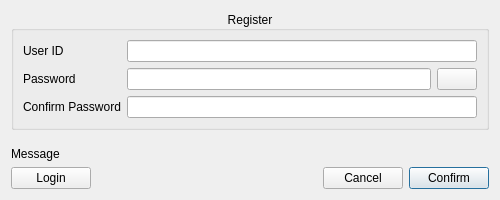
<?xml version="1.0" encoding="UTF-8"?>
<ui version="4.0">
 <class>dl_Register</class>
 <widget class="QDialog" name="dl_Register">
  <property name="windowModality">
   <enum>Qt::WindowModality::WindowModal</enum>
  </property>
  <property name="geometry">
   <rect>
    <x>0</x>
    <y>0</y>
    <width>500</width>
    <height>200</height>
   </rect>
  </property>
  <property name="windowTitle">
   <string>ScorMSG  -  Register</string>
  </property>
  <property name="windowIcon">
   <iconset resource="../../Icons/Icons.qrc">
    <normaloff>:/General/App_Icon.png</normaloff>:/General/App_Icon.png</iconset>
  </property>
  <layout class="QGridLayout" name="gridLayout">
   <item row="3" column="4">
    <widget class="QPushButton" name="pb_Confirm">
     <property name="text">
      <string>Confirm</string>
     </property>
     <property name="icon">
      <iconset resource="../../Icons/Icons.qrc">
       <normaloff>:/General/Check.png</normaloff>:/General/Check.png</iconset>
     </property>
     <property name="default">
      <bool>true</bool>
     </property>
    </widget>
   </item>
   <item row="3" column="1">
    <spacer name="horizontalSpacer">
     <property name="orientation">
      <enum>Qt::Orientation::Horizontal</enum>
     </property>
     <property name="sizeHint" stdset="0">
      <size>
       <width>40</width>
       <height>20</height>
      </size>
     </property>
    </spacer>
   </item>
   <item row="1" column="1" colspan="4">
    <spacer name="verticalSpacer">
     <property name="orientation">
      <enum>Qt::Orientation::Vertical</enum>
     </property>
     <property name="sizeHint" stdset="0">
      <size>
       <width>20</width>
       <height>40</height>
      </size>
     </property>
    </spacer>
   </item>
   <item row="3" column="3">
    <widget class="QPushButton" name="pb_Cancel">
     <property name="text">
      <string>Cancel</string>
     </property>
     <property name="icon">
      <iconset resource="../../Icons/Icons.qrc">
       <normaloff>:/General/Cancel.png</normaloff>:/General/Cancel.png</iconset>
     </property>
    </widget>
   </item>
   <item row="3" column="0">
    <widget class="QPushButton" name="pb_Login">
     <property name="text">
      <string>Login</string>
     </property>
     <property name="icon">
      <iconset resource="../../Icons/Icons.qrc">
       <normaloff>:/General/Login.png</normaloff>:/General/Login.png</iconset>
     </property>
    </widget>
   </item>
   <item row="2" column="0" colspan="5">
    <widget class="QLabel" name="lb_Message">
     <property name="text">
      <string>Message</string>
     </property>
    </widget>
   </item>
   <item row="0" column="0" colspan="5">
    <widget class="QGroupBox" name="groupBox">
     <property name="title">
      <string>Register</string>
     </property>
     <property name="alignment">
      <set>Qt::AlignmentFlag::AlignCenter</set>
     </property>
     <layout class="QGridLayout" name="gridLayout_2">
      <item row="1" column="1">
       <widget class="QLineEdit" name="le_Password">
        <property name="echoMode">
         <enum>QLineEdit::EchoMode::Password</enum>
        </property>
       </widget>
      </item>
      <item row="2" column="0">
       <widget class="QLabel" name="lb_ConfirmPassword">
        <property name="text">
         <string>Confirm Password</string>
        </property>
       </widget>
      </item>
      <item row="0" column="0">
       <widget class="QLabel" name="lb_UserID">
        <property name="text">
         <string>User ID</string>
        </property>
       </widget>
      </item>
      <item row="1" column="0">
       <widget class="QLabel" name="lb_Password">
        <property name="text">
         <string>Password</string>
        </property>
       </widget>
      </item>
      <item row="1" column="2">
       <widget class="QPushButton" name="pb_ShowPassword">
        <property name="text">
         <string/>
        </property>
        <property name="icon">
         <iconset resource="../../Icons/Icons.qrc">
          <normaloff>:/General/Show_Password.png</normaloff>:/General/Show_Password.png</iconset>
        </property>
       </widget>
      </item>
      <item row="0" column="1" colspan="2">
       <widget class="QLineEdit" name="le_UserID"/>
      </item>
      <item row="2" column="1" colspan="2">
       <widget class="QLineEdit" name="le_ConfirmPassword">
        <property name="echoMode">
         <enum>QLineEdit::EchoMode::Password</enum>
        </property>
       </widget>
      </item>
     </layout>
    </widget>
   </item>
  </layout>
 </widget>
 <tabstops>
  <tabstop>le_UserID</tabstop>
  <tabstop>le_Password</tabstop>
  <tabstop>pb_Cancel</tabstop>
 </tabstops>
 <resources>
  <include location="../../Icons/Icons.qrc"/>
 </resources>
 <connections/>
</ui>
